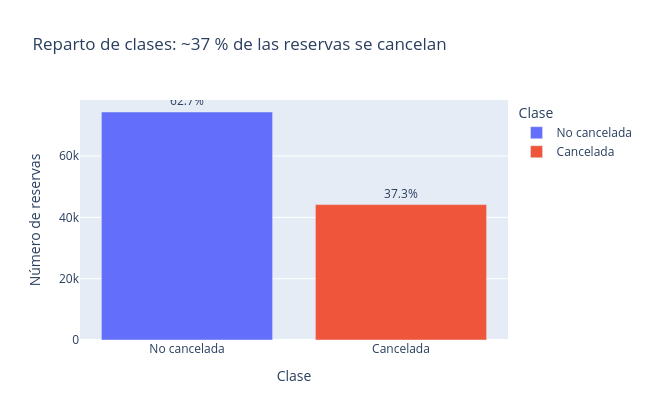

The cell this chart's notebook holds for it:
### Code cell
# Visualizamos el desbalance
fig = px.bar(
    resumen_clases,
    x='clase',
    y='reservas',
    text=resumen_clases['proporcion'].map(lambda p: f'{p:.1%}'),
    color='clase',
    title='Reparto de clases: ~37 % de las reservas se cancelan',
    labels={'clase': 'Clase', 'reservas': 'Número de reservas'},
    width=650, height=420,
)
fig.update_traces(textposition='outside')
fig.show()

### Figure 1 — Plotly figure (JSON) as saved in the notebook; plotly's stock layout.template omitted (floating-point values rounded to 4 significant figures)
{"data": [{"hovertemplate": "Clase=%{x}<br>Número de reservas=%{y}<br>text=%{text}<extra></extra>", "legendgroup": "No cancelada", "marker": {"color": "#636efa", "pattern": {"shape": ""}}, "name": "No cancelada", "orientation": "v", "showlegend": true, "text": ["62.7%"], "textposition": "outside", "type": "bar", "x": ["No cancelada"], "xaxis": "x", "y": [74388], "yaxis": "y"}, {"hovertemplate": "Clase=%{x}<br>Número de reservas=%{y}<br>text=%{text}<extra></extra>", "legendgroup": "Cancelada", "marker": {"color": "#EF553B", "pattern": {"shape": ""}}, "name": "Cancelada", "orientation": "v", "showlegend": true, "text": ["37.3%"], "textposition": "outside", "type": "bar", "x": ["Cancelada"], "xaxis": "x", "y": [44175], "yaxis": "y"}], "layout": {"barmode": "relative", "height": 420, "legend": {"title": {"text": "Clase"}, "tracegroupgap": 0}, "title": {"text": "Reparto de clases: ~37 % de las reservas se cancelan"}, "width": 650, "xaxis": {"anchor": "y", "categoryarray": ["No cancelada", "Cancelada"], "categoryorder": "array", "domain": [0.0, 1.0], "title": {"text": "Clase"}}, "yaxis": {"anchor": "x", "domain": [0.0, 1.0], "title": {"text": "Número de reservas"}}}}
